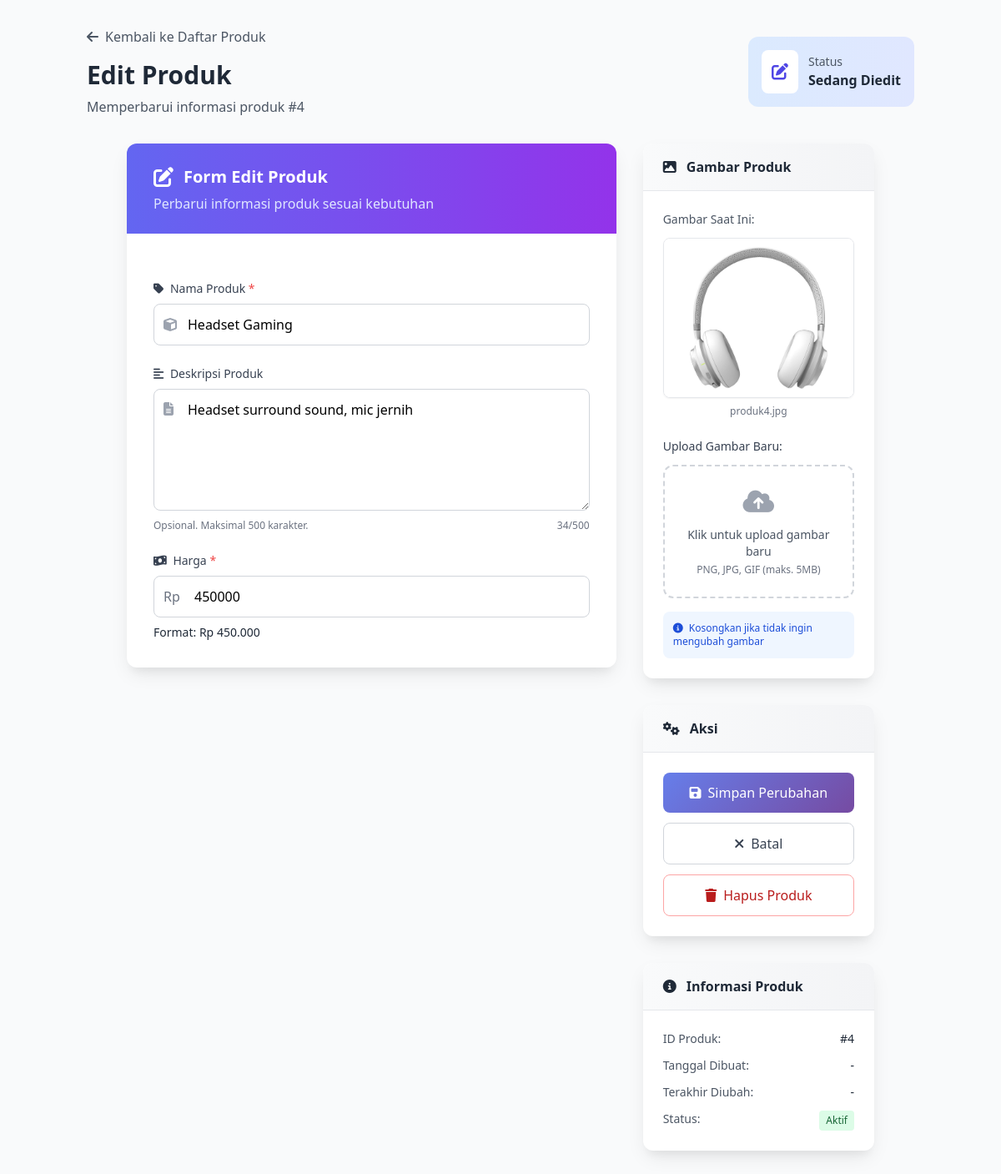
The page /Challange-3-Katalog-Produk-Online/admin/edit.php?id=4 (signed in) on the database its author committed.
### tables this page shows
CREATE TABLE `produk` (
  `id` int(11) NOT NULL,
  `nama` varchar(100) NOT NULL,
  `deskripsi` text DEFAULT NULL,
  `harga` int(11) NOT NULL,
  `gambar` varchar(100) NOT NULL
);

### Challange-3-Katalog-Produk-Online/admin/edit.php (the view, shortened to what this page needs)
<?php
require '../config/database.php';
$id = (int)$_GET['id'];
$result = mysqli_query($conn, "SELECT * FROM produk WHERE id=$id");
$p = mysqli_fetch_assoc($result);
?>
<!DOCTYPE html>
<html lang="id">
<head>
    <script src="https://cdn.tailwindcss.com"></script>
    <link rel="stylesheet" href="https://cdnjs.cloudflare.com/ajax/libs/font-awesome/6.4.0/css/all.min.css">
</head>
<body class="bg-gray-50 min-h-screen">
    <div class="container mx-auto px-4 py-8">
        <div class="mb-8">
            <div class="flex items-center justify-between">
                <div>
                    <a href="index.php" class="inline-flex items-center text-gray-600 hover:text-indigo-600 mb-4">
                        <i class="fas fa-arrow-left mr-2"></i> Kembali ke Daftar Produk
                    </a>
                    <h1 class="text-3xl font-bold text-gray-800">Edit Produk</h1>
                    <p class="text-gray-600 mt-2">Memperbarui informasi produk #<?= $id; ?></p>
                </div>
                <div class="bg-gradient-to-r from-blue-100 to-indigo-100 p-4 rounded-xl">
                    <div class="flex items-center">
                        <div class="bg-white p-3 rounded-lg mr-3">
                            <i class="fas fa-edit text-indigo-600 text-xl"></i>
                        </div>
                        <div>
                            <p class="text-sm text-gray-600">Status</p>
                            <p class="font-bold text-gray-800">Sedang Diedit</p>
                        </div>
                    </div>
                </div>
            </div>
        </div>
        <div class="max-w-4xl mx-auto">
            <div class="grid grid-cols-1 lg:grid-cols-3 gap-8">
                <div class="lg:col-span-2">
                    <div class="bg-white rounded-xl card-shadow overflow-hidden">
                        <div class="px-8 py-6 bg-gradient-to-r from-indigo-500 to-purple-600">
                            <div class="flex items-center">
                                <i class="fas fa-edit text-white text-2xl mr-3"></i>
                                <h2 class="text-xl font-semibold text-white">Form Edit Produk</h2>
                            </div>
                            <p class="text-indigo-100 mt-1">Perbarui informasi produk sesuai kebutuhan</p>
                        </div>
                        <div class="p-8">
                            <form method="post" enctype="multipart/form-data" class="space-y-6" id="editForm">
                                <div>
                                    <label for="nama" class="block text-sm font-medium text-gray-700 mb-2">
                                        <i class="fas fa-tag mr-1"></i> Nama Produk <span class="text-red-500">*</span>
                                    </label>
                                    <div class="relative">
                                        <div class="absolute inset-y-0 left-0 pl-3 flex items-center pointer-events-none">
                                        </div>
                                        <input
                                            type="text"
                                            id="nama"
                                            name="nama"
                                            value="<?= htmlspecialchars($p['nama']); ?>"
                                            required
                                            class="pl-10 w-full px-4 py-3 border border-gray-300 rounded-lg focus:outline-none focus:ring-2 focus:ring-indigo-500 focus:border-transparent transition duration-200 form-input"
                                            placeholder="Masukkan nama produk"
                                            autocomplete="off">
                                    </div>
                                </div>
                                <div>
                                    <label for="deskripsi" class="block text-sm font-medium text-gray-700 mb-2">
                                        <i class="fas fa-align-left mr-1"></i> Deskripsi Produk
                                    </label>
                                    <div class="relative">
                                        <div class="absolute top-3 left-3 pointer-events-none">
                                        </div>
                                        <textarea
                                            id="deskripsi"
                                            name="deskripsi"
                                            rows="5"
                                            class="pl-10 w-full px-4 py-3 border border-gray-300 rounded-lg focus:outline-none focus:ring-2 focus:ring-indigo-500 focus:border-transparent transition duration-200 form-input"
                                            placeholder="Deskripsikan produk secara detail..."><?= htmlspecialchars($p['deskripsi']); ?></textarea>
                                    </div>
                                    <div class="flex justify-between mt-1">
                                        <p class="text-gray-500 text-xs">Opsional. Maksimal 500 karakter.</p>
                                        <p id="charCount" class="text-gray-500 text-xs">0/500</p>
                                    </div>
                                </div>
                                <div>
                                    <label for="harga" class="block text-sm font-medium text-gray-700 mb-2">
                                        <i class="fas fa-money-bill-wave mr-1"></i> Harga <span class="text-red-500">*</span>
                                    </label>
                                    <div class="relative">
                                        <div class="absolute inset-y-0 left-0 pl-3 flex items-center pointer-events-none">
                                            <span class="text-gray-500">Rp</span>
                                        </div>
                                        <input
                                            type="number"
                                            id="harga"
                                            name="harga"
                                            value="<?= $p['harga']; ?>"
                                            required
                                            min="0"
                                            step="100"
                                            class="pl-12 w-full px-4 py-3 border border-gray-300 rounded-lg focus:outline-none focus:ring-2 focus:ring-indigo-500 focus:border-transparent transition duration-200 form-input"
                                            placeholder="0">
                                    </div>
                                    <p id="hargaFormat" class="text-sm font-medium text-gray-800 mt-2">
                                        Format: Rp <?= number_format($p['harga'], 0, ',', '.'); ?>
                                    </p>
                                </div>
                            </form>
                        </div>
                    </div>
                </div>
                <div class="space-y-8">
                    <div class="bg-white rounded-xl card-shadow overflow-hidden">
                        <div class="px-6 py-4 bg-gradient-to-r from-gray-50 to-gray-100 border-b border-gray-200">
                            <h3 class="font-semibold text-gray-800">
                                <i class="fas fa-image mr-2"></i> Gambar Produk
                            </h3>
                        </div>
                        <div class="p-6">
                            <div class="mb-6">
                                <p class="text-sm text-gray-600 mb-3">Gambar Saat Ini:</p>
                                <div class="relative group">
                                    <img src="../assets/img/<?= htmlspecialchars($p['gambar']); ?>"
                                        id="currentImage"
                                        alt="<?= htmlspecialchars($p['nama']); ?>"
                                        class="w-full h-48 object-cover rounded-lg border border-gray-200 shadow-sm"
                                        onerror="this.src='https://via.placeholder.com/400x300?text=Gambar+Tidak+Ditemukan'">
                                </div>
                                <p class="text-xs text-gray-500 mt-2 text-center"><?= htmlspecialchars($p['gambar']); ?></p>
                            </div>
                            <div>
                                <label for="gambar" class="block text-sm font-medium text-gray-700 mb-3">
                                    Upload Gambar Baru:
                                </label>
                                <div id="fileUploadBox" class="border-2 border-dashed border-gray-300 rounded-xl p-6 text-center hover:border-indigo-400 transition duration-200 cursor-pointer"
                                    onclick="document.getElementById('gambar').click()">
                                    <i class="fas fa-cloud-upload-alt text-gray-400 text-3xl mb-3"></i>
                                    <p class="text-sm text-gray-600 mb-1">Klik untuk upload gambar baru</p>
                                    <p class="text-xs text-gray-500">PNG, JPG, GIF (maks. 5MB)</p>
                                </div>
                                <div class="mt-4 p-3 bg-blue-50 rounded-lg">
                                    <p class="text-xs text-blue-700">
                                        <i class="fas fa-info-circle mr-1"></i>
                                        Kosongkan jika tidak ingin mengubah gambar
                                    </p>
                                </div>
                            </div>
                        </div>
                    </div>
                    <div class="bg-white rounded-xl card-shadow overflow-hidden">
                        <div class="px-6 py-4 bg-gradient-to-r from-gray-50 to-gray-100 border-b border-gray-200">
                            <h3 class="font-semibold text-gray-800">
                                <i class="fas fa-cogs mr-2"></i> Aksi
                            </h3>
                        </div>
                        <div class="p-6">
                            <div class="space-y-3">
                                <button
                                    name="submit"
                                    type="submit"
                                    form="editForm"
                                    class="w-full btn-primary text-white px-4 py-3 rounded-lg font-medium hover:shadow-lg transition-all duration-200 flex items-center justify-center">
                                    <i class="fas fa-save mr-2"></i> Simpan Perubahan
                                </button>
                                <a href="index.php"
                                    class="w-full border border-gray-300 text-gray-700 px-4 py-3 rounded-lg font-medium hover:bg-gray-50 transition duration-200 flex items-center justify-center">
                                    <i class="fas fa-times mr-2"></i> Batal
                                </a>
                                <a href="hapus.php?id=<?= $id; ?>"
                                    onclick="return confirmDelete()"
                                    class="w-full border border-red-300 text-red-700 px-4 py-3 rounded-lg font-medium hover:bg-red-50 transition duration-200 flex items-center justify-center">
                                    <i class="fas fa-trash mr-2"></i> Hapus Produk
                                </a>
                            </div>
                        </div>
                    </div>
                    <div class="bg-white rounded-xl card-shadow overflow-hidden">
                        <div class="px-6 py-4 bg-gradient-to-r from-gray-50 to-gray-100 border-b border-gray-200">
                            <h3 class="font-semibold text-gray-800">
                                <i class="fas fa-info-circle mr-2"></i> Informasi Produk
                            </h3>
                        </div>
                        <div class="p-6">
                            <div class="space-y-3">
                                <div class="flex justify-between">
                                    <span class="text-sm text-gray-600">ID Produk:</span>
                                    <span class="text-sm font-medium text-gray-800">#<?= $id; ?></span>
                                </div>
                                <div class="flex justify-between">
                                    <span class="text-sm text-gray-600">Tanggal Dibuat:</span>
                                    <span class="text-sm text-gray-800">-</span>
                                </div>
                                <div class="flex justify-between">
                                    <span class="text-sm text-gray-600">Terakhir Diubah:</span>
                                    <span class="text-sm text-gray-800">-</span>
                                </div>
                                <div class="flex justify-between">
                                    <span class="text-sm text-gray-600">Status:</span>
                                    <span class="px-2 py-1 text-xs font-medium bg-green-100 text-green-800 rounded">Aktif</span>
                                </div>
                            </div>
                        </div>
                    </div>
                </div>
            </div>
        </div>
    </div>
</body>
</html>

### Challange-3-Katalog-Produk-Online/admin/edit.php (style rules this page uses)
.btn-primary { background: linear-gradient(135deg, #667eea 0%, #764ba2 100%); }
.card-shadow { box-shadow: 0 10px 25px -5px rgba(0, 0, 0, 0.1), 0 10px 10px -5px rgba(0, 0, 0, 0.04); }

### rows shown on the page
produk: nama "Headset Gaming", deskripsi "Headset surround sound, mic jernih", harga "450000", harga "450.000", gambar (picture), gambar "produk4.jpg"

### other values the page prints
$id "4"
